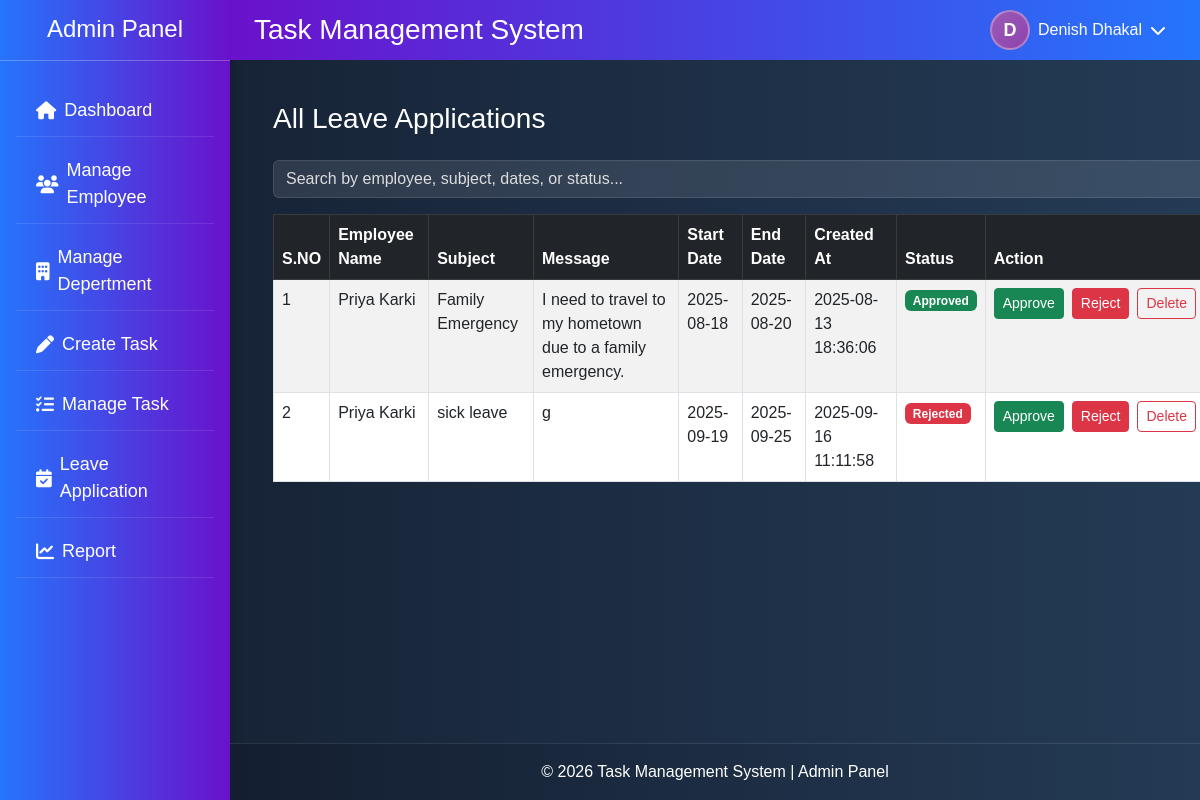
Screenshot of /admin/leave/leave_application.php (signed in) with the database file from the repository.
### tables this page shows
CREATE TABLE `leave_apply` (
  `leave_id` int(11) NOT NULL,
  `users_id` int(11) DEFAULT NULL,
  `subject` varchar(255) DEFAULT NULL,
  `message` text DEFAULT NULL,
  `start_date` date DEFAULT NULL,
  `end_date` date DEFAULT NULL,
  `created_date` datetime DEFAULT NULL,
  `status` varchar(50) DEFAULT NULL
);

CREATE TABLE `users` (
  `users_id` int(11) NOT NULL,
  `profile_photo` varchar(255) DEFAULT 'default.png',
  `fullname` varchar(100) DEFAULT NULL,
  `username` varchar(100) DEFAULT NULL,
  `email` varchar(100) DEFAULT NULL,
  `mobile` varchar(15) DEFAULT NULL,
  `password` varchar(255) DEFAULT NULL,
  `role` enum('admin','staff') NOT NULL DEFAULT 'staff',
  `created_at` datetime DEFAULT NULL,
  `last_login` datetime DEFAULT NULL
);

### admin/leave/leave_application.php (the view, shortened to what this page needs)
<div class="leave_application">
  <div class="d-flex justify-content-between align-items-center mb-3">
    <h3>All Leave Applications</h3>
  </div>
  <div class="mb-3">
    <input type="text" id="searchInput" class="form-control" placeholder="Search by employee, subject, dates, or status...">
  </div>
  <table class="table table-bordered table-striped table-hover" id="task_table">
    <thead class="table-dark">
      <tr>
        <th>S.NO</th>
        <th>Employee Name</th>
        <th>Subject</th>
        <th>Message</th>
        <th>Start Date</th>
        <th>End Date</th>
        <th>Created At</th>
        <th>Status</th>
        <th>Action</th>
      </tr>
    </thead>
    <tbody>
      <?php
      $query = "SELECT * FROM leave_apply";
      $query_run = mysqli_query($conn, $query);
      $sno = 1;
      while ($row = mysqli_fetch_assoc($query_run)) {
          $emp_id = $row['users_id'];
          $emp_query = "SELECT fullname FROM users WHERE users_id = $emp_id";
          $emp_result = mysqli_query($conn, $emp_query);
          $emp_row = mysqli_fetch_assoc($emp_result);
          $emp_name = $emp_row['fullname'] ?? 'Unknown';
      ?>
        <tr>
          <td><?= $sno++; ?></td>
          <td><?= $emp_name; ?></td>
          <td><?= $row['subject']; ?></td>
          <td><?= $row['message']; ?></td>
          <td><?= $row['start_date']; ?></td>
          <td><?= $row['end_date']; ?></td>
          <td><?= $row['created_date']; ?></td>
          <td>
            <?php if ($row['status'] == 'Approved') { ?>
              <span class="badge bg-success">Approved</span>
            <?php } elseif ($row['status'] == 'Rejected') { ?>
              <span class="badge bg-danger">Rejected</span>
            <?php } else { ?>
              <span class="badge bg-warning text-dark">Pending</span>
            <?php } ?>
          </td>
          <td>
            <div class="d-flex">
              <a href="approve_leave.php?id=<?= $row['leave_id']; ?>" class="btn btn-success btn-sm me-2">Approve</a>
              <a href="reject_leave.php?id=<?= $row['leave_id']; ?>" class="btn btn-danger btn-sm me-2">Reject</a>
              <a href="delete_leave_application.php?id=<?= $row['leave_id']; ?>" class="btn btn-outline-danger btn-sm" onclick="return confirm('Are you sure you want to delete this leave application?');">Delete</a>
            </div>
          </td>
        </tr>
      <?php } ?>
    </tbody>
  </table>
</div>

### assets/css/style.css (style rules this page uses)
html, body { height: 100%; margin: 0; padding: 0; }
body { display: flex; flex-direction: column; min-height: 100vh; padding: 0; font-family: Arial, sans-serif; background: linear-gradient(to right, #141e30, #243b55); color: white; position: relative; }
.manage_employee, .manage_task, .leave_application, .manage_department, .content-wrapper { flex: 1 0 auto; min-height: 0; }
.form-control { background-color: rgba(255, 255, 255, 0.1); border: none; color: white; }
.form-control::placeholder { color: rgb(199, 195, 195); }
.form-control, .form-select { background-color: rgba(255, 255, 255, 0.1); color: white; border: 1px solid rgba(255, 255, 255, 0.2); }
.form-control::placeholder, .form-select option { color: #ddd; }
.leave_application { width: 81vw; margin-right: auto; margin-left: 253px; margin-top: 82px; padding: 20px; padding-bottom: 120px; }

### rows the page displays
leave_apply: users.fullname "Priya Karki", subject "Family Emergency", message "I need to travel to my hometown due to a family emergency.", start_date "2025-08-18", end_date "2025-08-20", created_date "2025-08-13 18:36:06", status "Approved"
leave_apply: users.fullname "Priya Karki", subject "sick leave", message "g", start_date "2025-09-19", end_date "2025-09-25", created_date "2025-09-16 11:11:58", status "Rejected"

### other values shown
$firstLetter "D"
$loggedInName "Denish Dhakal"
